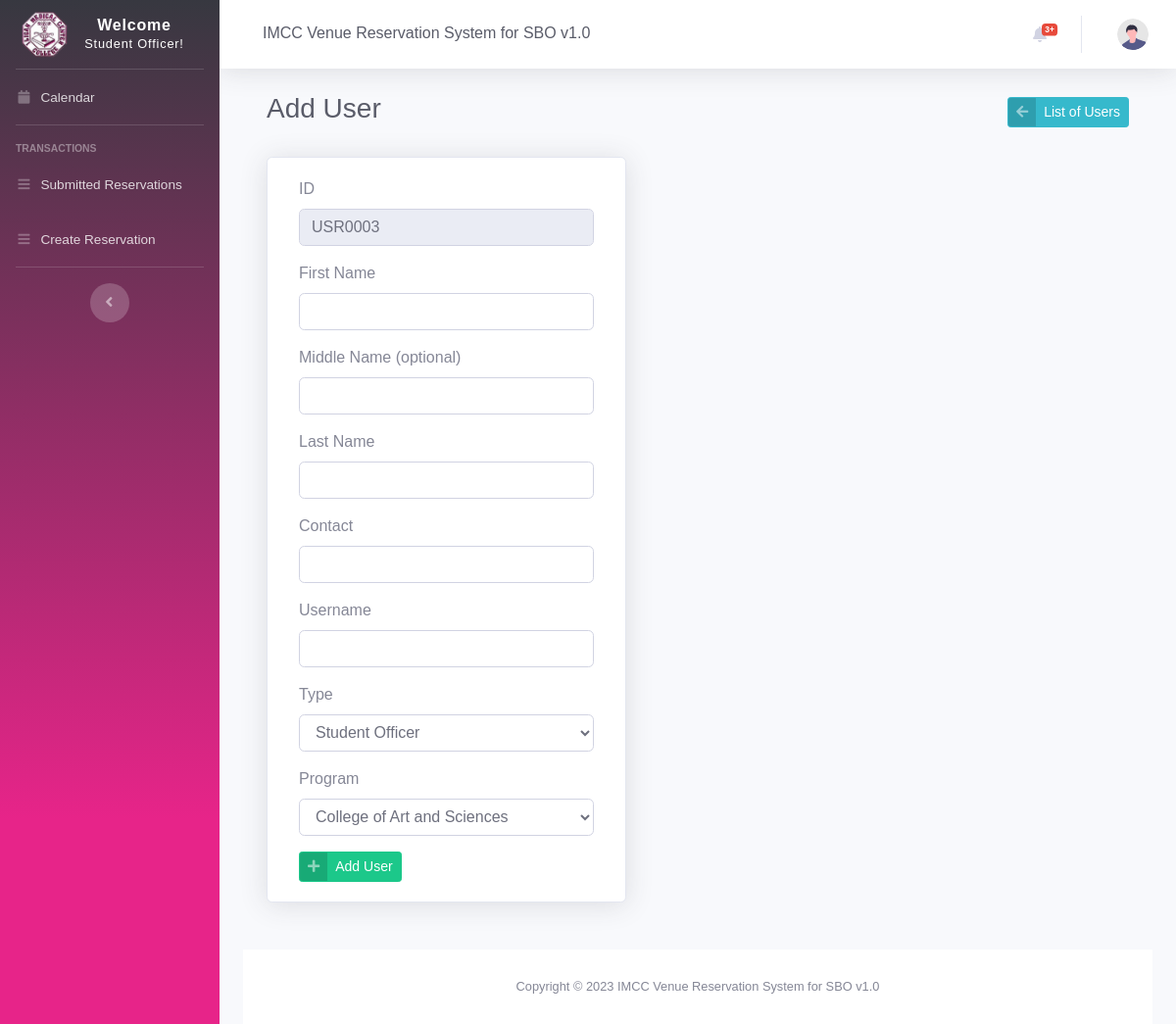
The page /user_add.php (signed in) on the database as committed earlier.
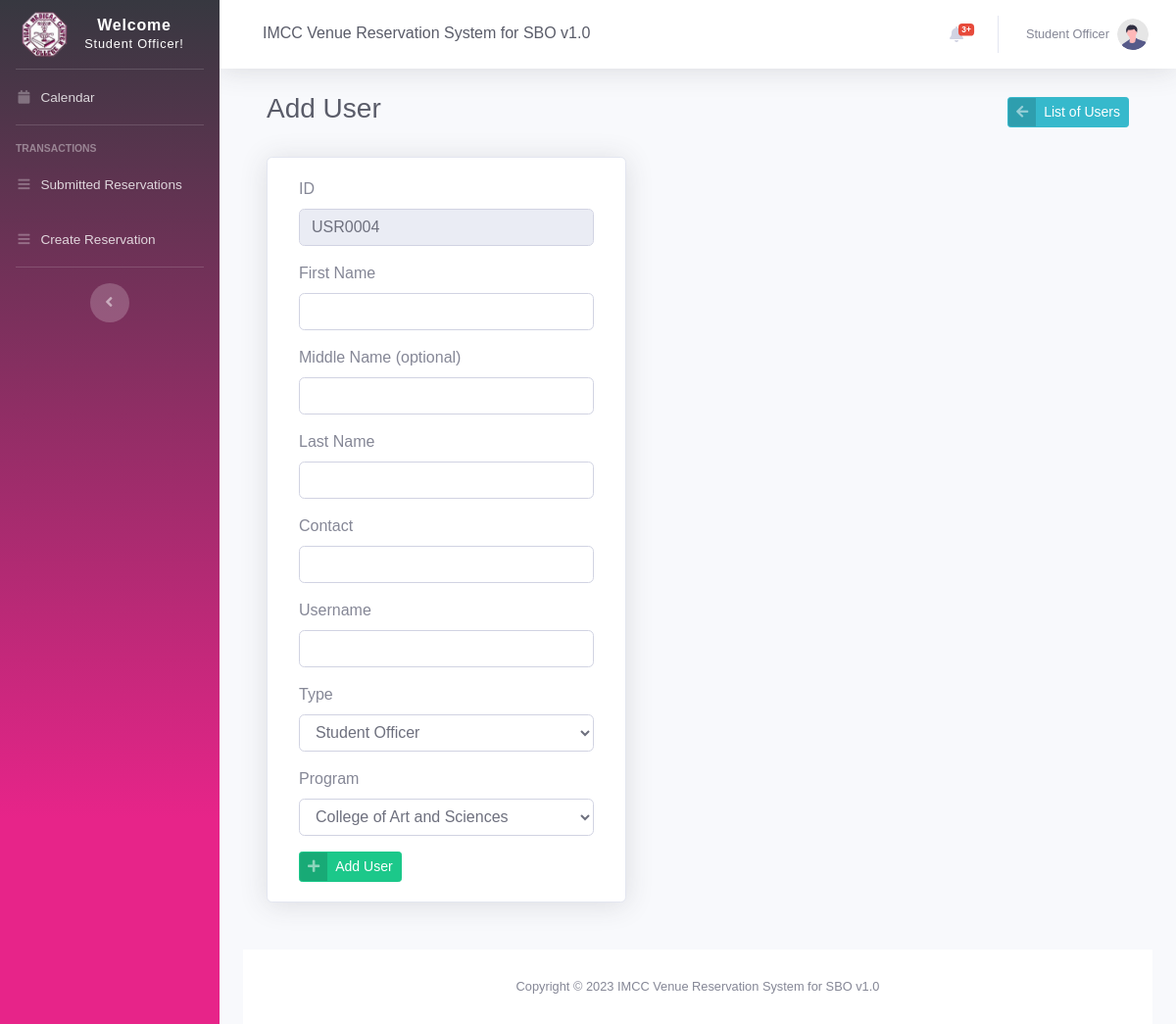
The same page on the database as committed later.
### tables this page shows
CREATE TABLE `number_sequence` (
  `id` int(11) NOT NULL,
  `page_name` varchar(15) NOT NULL,
  `last_number` int(11) NOT NULL,
  `CreatedDateTime` datetime NOT NULL DEFAULT current_timestamp()
);

### user_add.php (the view, shortened to what this page needs)
<?php
include 'settings/system.php';
include 'settings/header.php';
include "settings/sidebar.php";
include 'settings/topbar.php';
?>
<div class="container-fluid">
    <div class="d-sm-flex align-items-center justify-content-between mb-4">
        <div class="container-fluid">
            <div class="d-sm-flex align-items-center justify-content-between mb-4">
                <h1 class="h3 mb-2 text-gray-800"> Add User</h1>
                <a href="users.php" class="btn btn-info btn-icon-split btn-sm keychainify-checked">
                    <span class="icon text-white-50">
                        <i class="fas fa-arrow-left"></i>
                    </span>
                    <span class="text">List of Users</span>
                </a>
            </div>
            <div class="card shadow mb-4 col-xl-5 col-md-6">
                <div class="card-body">
                    <?php
                    $sequence = $db->query("SELECT * FROM number_sequence WHERE page_name = 'users'");
                    $fetch = $sequence->fetchAll(PDO::FETCH_OBJ);
                    foreach ($fetch as $data) {
                        $newID = $data->last_number + 1;
                        $lengthID = strlen((string)$newID);
                        if ($lengthID == 1) $ID = "000" . $newID;
                        elseif ($lengthID == 2) $ID = "00" . $newID;
                        elseif ($lengthID == 3) $ID = "0" . $newID;
                        else $ID = $newID;
                    }
                    ?>
                    <div class="table-responsive">
                        <form role="form" method="post">
                            <div class="form-group">
                                <label>ID</label>
                                <input class="form-control" type="text" name="userID" value="<?= 'USR' . $ID ?>" readonly>
                            </div>
                            <div class="form-group">
                                <label>First Name</label>
                                <input class="form-control" type="text" name="fname" required>
                            </div>
                            <div class="form-group">
                                <label>Middle Name (optional)</label>
                                <input class="form-control" type="text" name="mname">
                            </div>
                            <div class="form-group">
                                <label>Last Name</label>
                                <input class="form-control" type="text" name="lname">
                            </div>
                            <div class="form-group">
                                <label>Contact</label>
                                <input class="form-control" type="text" name="contact" required>
                            </div>
                            <div class="form-group">
                                <label>Username</label>
                                <input class="form-control" type="text" name="uname" minlength="5" required>
                            </div>
                            <div class="form-group">
                                <label>Type</label>
                                <select class="form-control" name="type" id="type" required>
                                    <option value="STO">Student Officer</option>
                                </select>
                            </div>
                            <div class="form-group">
                                <label id="program_name">Program</label>
                                <select class="form-control" name="program" id="program">
                                    <?php
                                    $getProgram = $db->query("SELECT * FROM program ORDER BY name ASC");
                                    $res = $getProgram->fetchAll(PDO::FETCH_OBJ);
                                    foreach ($res as $v) { ?>
                                        <option value="<?php echo $v->id; ?>" ?><?php echo $v->name; ?></option>
                                    <?php
                                    }
                                    ?>
                                </select>
                            </div>
                            <button type="submit" class="btn btn-success btn-icon-split btn-sm keychainify-checked">
                                <span class="icon text-white-50">
                                    <i class="fas fa-plus"></i>
                                </span>
                                <span class="text">Add User</span>
                            </button>
                        </form>
                    </div>
                </div>
            </div>
        </div>
    </div>
    <?php include 'settings/footer.php'; ?>

### settings/header.php (shortened to what this page needs)
<!DOCTYPE html>
<html lang="en">
<head>
    <link href="vendor/fontawesome-free/css/all.min.css" rel="stylesheet" type="text/css">
    <link href="css/sb-admin-2.min.css" rel="stylesheet">
    <link href="vendor/datatables/dataTables.bootstrap4.min.css" rel="stylesheet">
    <link rel="stylesheet" href="vendor/3b-calendar.css">
</head>

### settings/sidebar.php (shortened to what this page needs)
<body id="page-top">
    <div id="wrapper">
        <ul class="navbar-nav bg-gradient-imcc sidebar sidebar-dark accordion" id="accordionSidebar">
            <a class="sidebar-brand d-flex align-items-center justify-content-center" href="calendar.php">
                <div class="sidebar-brand-icon ">
                    <img class="fas" src="./img/imcc.png" style="width:50px;height:50px;"></img>
                </div>
                <div class="sidebar-brand-text mx-3">Welcome <br /><small><?php
                                                                            if ($_SESSION['position'] == 'STO') {
                                                                                echo 'Student Officer!';
                                                                            } elseif ($_SESSION['position'] == 'DSA') {
                                                                                echo 'Department of Student Affairs!';
                                                                            } else {
                                                                                echo 'Property Custodian!';
                                                                            }
                                                                            ?></small></div>
            </a>
            <hr class="sidebar-divider my-0">
            <li class="nav-item <?= $calendar; ?>">
                <a class="nav-link" href="calendar.php">
                    <i class="fas fa-fw fa-calendar"></i>
                    <span>Calendar</span></a>
            </li>
            <hr class="sidebar-divider">
            <div class="sidebar-heading">
                Transactions
            </div>
            <?php
            if ($_SESSION['position'] == 'STO') { ?>
                <li class="nav-item <?= $reservation; ?>">
                    <a class="nav-link" href="">
                        <i class="fas fa-fw fa-bars"></i>
                        <span>Submitted Reservations</span></a>
                </li>
                <li class="nav-item <?= $reservation; ?>">
                    <a class="nav-link" href="add_reservation.php">
                        <i class="fas fa-fw fa-bars"></i>
                        <span>Create Reservation</span></a>
                </li>
            <?php
            }
            ?>
            <hr class="sidebar-divider d-none d-md-block">
            <div class="text-center d-none d-md-inline">
                <button class="rounded-circle border-0" id="sidebarToggle"></button>
            </div>
        </ul>

### settings/topbar.php (shortened to what this page needs)
<div id="content-wrapper" class="d-flex flex-column">
    <div id="content">
        <nav class="navbar navbar-expand navbar-light bg-white topbar mb-4 static-top shadow">
            <div class="d-none d-sm-inline-block form-inline mr-auto ml-md-3 my-2 my-md-0 mw-100 navbar-search">
                <div class="input-group">
                    <h5 class="form-control  border-0 text-gray-800"><?= NAME_; ?></h5>
                </div>
            </div>
            <ul class="navbar-nav ml-auto">
                <li class="nav-item dropdown no-arrow mx-1">
                    <a class="nav-link dropdown-toggle" href="#" id="alertsDropdown" role="button" data-toggle="dropdown" aria-haspopup="true" aria-expanded="false">
                        <i class="fas fa-bell fa-fw"> </i>
                        <span class="badge badge-danger badge-counter">3+</span>
                    </a>
                </li>
                <li class="nav-item dropdown no-arrow">
                    <a class="nav-link dropdown-toggle" href="#" id="userDropdown" role="button" data-toggle="dropdown" aria-haspopup="true" aria-expanded="false">
                        <span class="mr-2 d-none d-lg-inline text-gray-600 small"><?= $_SESSION['name']; ?></span>
                        <img class="img-profile rounded-circle" src="img/undraw_profile.svg">
                    </a>
                </li>
            </ul>
        </nav>

### settings/footer.php (shortened to what this page needs)
<footer class="sticky-footer bg-white">
    <div class="container my-auto">
        <div class="copyright text-center my-auto">
            <span>Copyright &copy; 2023 <?= NAME_; ?> </span>
        </div>
    </div>
</footer>
</body>
</html>

Rows that differ between the two databases and show on the page:
changed number_sequence: userID "USR0003" → "USR0004"
Other text that changed with them:
$_SESSION['name']: (not shown) → "Student Officer"
